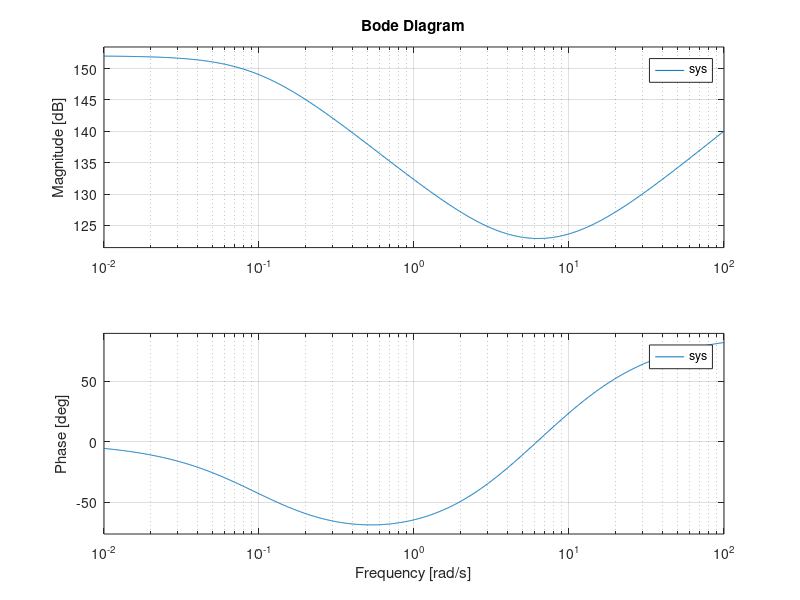

Write MATLAB code to recreate this figure.
s = tf('s');
sys = 100000/(s+0.1)*(s+4)*(s+10);
%rlocus(sys)

axis equal

sgrid;

%title('Root locus ');
%[K,p]=rlocfind(sys);


bode(sys)